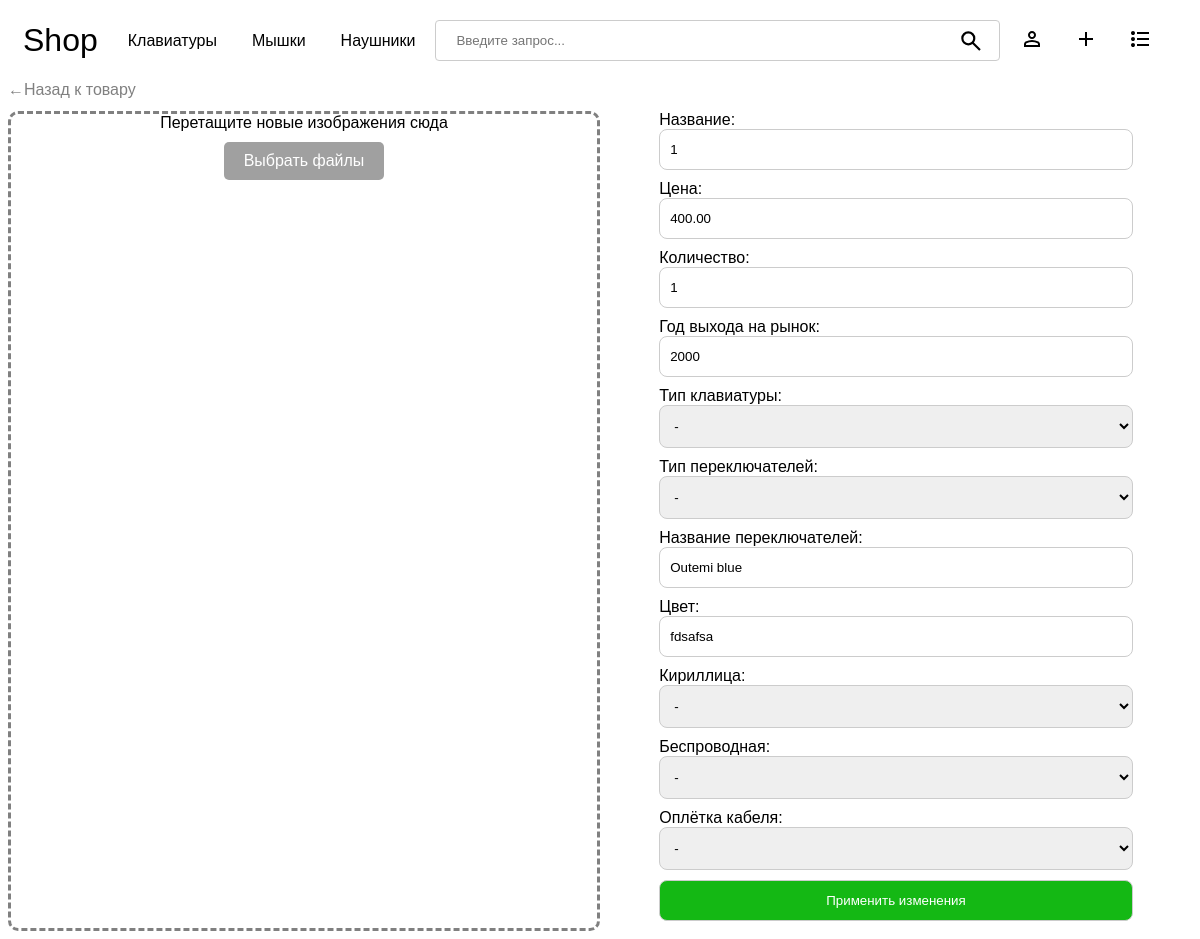
The app's page /update-product/53 (signed in) with its own data.
### base/models.py (models this page shows, shortened)
class Product(models.Model):
    product_types = [
        ('keyboard', 'Клавиатура'),
        ('mouse', 'Мышь'),
        ('headphones', 'Наушники'),
    ]
    id = models.AutoField(primary_key=True)
    type = models.CharField(max_length=40, choices=product_types,default='')
    name = models.CharField(max_length=200)
    price = models.DecimalField(validators=[MinValueValidator(0)],decimal_places=2, max_digits=10)
    amount = models.IntegerField(validators=[MinValueValidator(0)])
    year = models.IntegerField(validators=[MinValueValidator(1970),MaxValueValidator(2030)])
    description = models.JSONField(null=True,blank=True)
    created = models.DateTimeField(auto_now_add = True)

### base/views.py (the view, shortened to what this page needs)
# urls.py: path('update-product/<str:pk>', views.updateProduct, name='update-product'),
@login_required(login_url='/login')
@user_passes_test(only_for_staff, login_url='/login')
def updateProduct(request,pk):
    product = Product.objects.get(id = pk)
    images = ProductImage.objects.filter(product_id = product)
    form = ProductForm(instance = product)
    context = {'form':form, 'images':images, 'pk':pk, 'product':product}
    return render(request, 'edit_product.html', context)

### base/forms.py
class ProductForm(ModelForm):
    class Meta:
        model = Product
        fields = ['name','price','amount','year']
        labels = {
            'name': 'Название',
            'price': 'Цена',
            'amount': 'Количество',
            'year': 'Год выхода на рынок',
        }

### base/context_processors.py (called while the page is built)
def cart_item_count(request):
    cart_count = 0
    cart = None
    if request.user.is_authenticated:
        cart,_ = Cart.objects.get_or_create(user=request.user)
    elif request.session.session_key != None:
        cart,_ = Cart.objects.get_or_create(session_key=request.session.session_key)
    if cart:
        cart_products = CartItem.objects.filter(cart=cart)
        if cart_products.exists():
            cart_count = cart_products.aggregate(Sum('quantity'))['quantity__sum']
        else:
            cart_count = 0
    return {'cart_item_count': cart_count}

### base/views.py (called while the page is built)
def only_for_staff(user):
  return user.is_staff

### templates/edit_product.html (shortened to what this page needs)
{% load static %}
{% load custom_filters %}
<!DOCTYPE html>
<html lang="en">
<head>
</head>
<body>
  {% include 'navbar.html' %}
  <div class="back-button-wrapper">
    <a class="back-button-link" href="{% url 'info' pk=pk %}">←Назад к товару</a>
  </div>
  <div class="forms-container">
    <div class="image-drop-area">
      Перетащите новые изображения сюда
      <br>
      <label class="image-upload-button" for="image-input">Выбрать файлы</label>
      <br>
    </div>
    <div class="form-container">
      {% include 'edit_product_form_innerHTML.html' %}
    </div>
  </div>
</body>
</html>

### templates/edit_product_form_innerHTML.html (shortened to what this page needs)
<form method="POST" onsubmit="PostRequest(event)" id="product_form" enctype="multipart/form-data">
    <div class="field-container">
      {% for field in form %}
          {{ field.label_tag }}
          {{ field }}
      {% endfor %}
      {% if product.type == 'mouse' %}
          <label for="type">Тип:</label>
          <select id="type" name="type">
              <option {% if product.description.type == '-' %}selected{% endif %}>-</option>
              <option {% if product.description.type == 'Офисная мышь' %}selected{% endif %}>Офисная мышь </option>
              <option {% if product.description.type == 'Игровая мышь' %}selected{% endif %}>Игровая мышь</option>
              <option {% if product.description.type == 'Трекпад' %}selected{% endif %}>Трекпад</option>
          </select>
          <label for="wireless">Беспроводная:</label>
          <select id="wireless" name="wireless">
              <option {% if product.description.wireless == '-' %}selected{% endif %}>-</option>
              <option {% if product.description.wireless == 'Да' %}selected{% endif %}>Да</option>
              <option {% if product.description.wireless == 'Нет' %}selected{% endif %}>Нет</option>
          </select>
          <label for="sensor_type">Тип сенсора:</label>
          <select id="sensor_type" name="sensor_type">
              <option {% if product.description.sensor_type == '-' %}selected{% endif %}>-</option>
              <option {% if product.description.sensor_type == 'Лазерный' %}selected{% endif %}>Лазерный</option>
              <option {% if product.description.sensor_type == 'Оптический' %}selected{% endif %}>Оптический</option>
              <option {% if product.description.sensor_type == 'Bluetrack' %}selected{% endif %}>Bluetrack</option>
          </select>
          <label for="sensor_model">Модель сенсора:</label>
          <input type="text" id="sensor_model" name="sensor_model" value="{{ product.description.sensor_model }}"/>
          <label for="sensor_resolution">Максимальное разрешение сенсора:</label>
          <input type="number" min="0" step="1" id="sensor_resolution" name="sensor_resolution" value="{{ product.description.sensor_resolution }}"/>
          <label for="sensor_polling_rate">Максимальная частота опроса сенсора:</label>
          <input type="number" min="0" step="1" id="sensor_polling_rate" name="sensor_polling_rate" value="{{ product.description.sensor_polling_rate }}"/>
          <label for="case_material">Материал корпуса:</label>
          <input type="text" id="case_material" name="case_material" value="{{ product.description.case_material }}"/>
          <label for="lighting">Подсветка:</label>
          <select id="lighting" name="lighting">
              <option {% if product.description.lighting == '-' %}selected{% endif %}>-</option>
              <option {% if product.description.lighting == 'Да' %}selected{% endif %}>Да</option>
              <option {% if product.description.lighting == 'Нет' %}selected{% endif %}>Нет</option>
          </select>
      {% elif product.type == 'keyboard' %}
          <label for="type">Тип клавиатуры:</label>
          <select id="type" name="type">
              <option {% if product.description.type == '-' %}selected{% endif %}>-</option>
          </select>
          <label for="switch_type">Тип переключателей:</label>
          <select id="switch_type" name="switch_type">
              <option {% if product.description.switch_type == '-' %}selected{% endif %}>-</option>
          </select>
          <label for="switch_name">Название переключателей:</label>
          <input type="text" id="switch_name" name="switch_name" value="{{ product.description.switch_name }}"/>
          <label for="color">Цвет:</label>
          <input type="text" id="color" name="color" value="{{ product.description.color }}"/>
          <label for="cyrillic">Кириллица:</label>
          <select id="cyrillic" name="cyrillic">
              <option {% if product.description.cyrillic == '-' %}selected{% endif %}>-</option>
          </select>
          <label for="wireless">Беспроводная:</label>
          <select id="wireless" name="wireless">
              <option {% if product.description.wireless == '-' %}selected{% endif %}>-</option>
          </select>
          <label for="cable_braid">Оплётка кабеля:</label>
          <select id="cable_braid" name="cable_braid">
              <option {% if product.description.cable_braid == '-' %}selected{% endif %}>-</option>
          </select>
      {% endif %}
    </div>
    <button id='submit-button' type="submit">Применить изменения</button>
  </form>

### templates/edit_product.html (style rules this page uses)
body { font-family: Arial, Helvetica, sans-serif; overflow-y: scroll; }
.forms-container { display: grid; grid-template-columns: 1fr 1fr; }
.form-container { padding-left:auto; padding-right:auto; }
.form-container label, .form-container input, #submit-button, .form-container select { display: block; box-sizing: border-box; width: 80%; margin-left: auto; margin-right: auto; }
.form-container input, #submit-button, .form-container select { border: 1px solid #ccc; padding: 12px 10px; border-radius: 8px; margin-bottom: 10px; }
#submit-button { cursor: pointer; background-color: #14b814; color: white; }
.image-drop-area { border: 3px dashed gray; border-radius: 10px; min-height: 100px; text-align: center; }
.image-upload-button { display: inline-block; padding: 10px 20px; color:white; background-color: rgb(160, 160, 160); border-radius: 5px; margin:10px; }
.back-button-wrapper { margin-bottom: 12px; }
.back-button-link { text-decoration: none; color:gray; }

### records on screen
Product: form "1" "400.00" "1" "2000", type "-", switch_type "-", switch_name "Outemi blue", color "fdsafsa", cyrillic "-", wireless "-", cable_braid "-"

### other values on screen
{{ field.label_tag }} "Название:" "Цена:" "Количество:" "Год выхода на рынок:"
